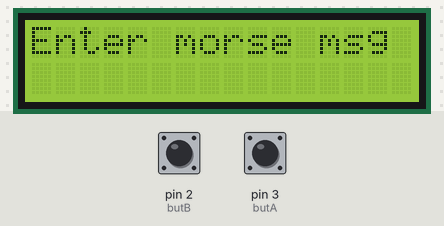
This sketch was run on a simulated Arduino Uno, built with avr-gcc and run on an emulated ATmega328P. On the bench: 16×2 character LCD. The inputs (shaded band) are chosen by the test bench; at power-on: pin 2 (butB) LOW, pin 3 (butA) LOW.

Above: at 0.1 s.
5.7 s: pin 2 (butB) pulled HIGH for 0.15 s
At 6.3 s:
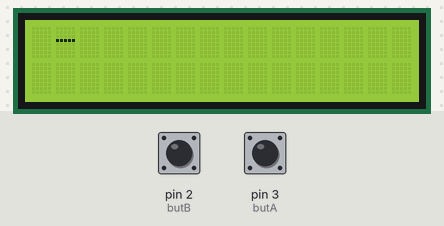
8.8 s: pin 3 (butA) pulled HIGH for 0.15 s
At 11.4 s:
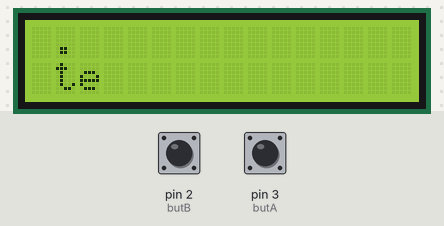
11.9 s: pin 2 (butB) pulled HIGH for 1 s
At 15.0 s:
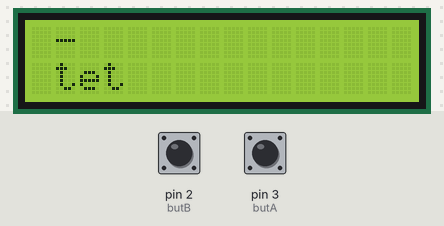
15.9 s: pin 3 (butA) pulled HIGH for 1 s
At 19.3 s:
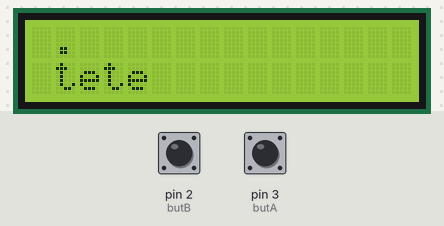
19.9 s: pin 2 (butB) pulled HIGH for 0.15 s
At 22.4 s:
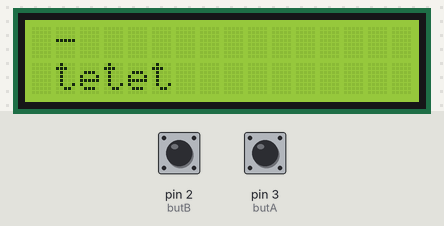
23.0 s: pin 3 (butA) pulled HIGH for 0.15 s
At 26.0 s:
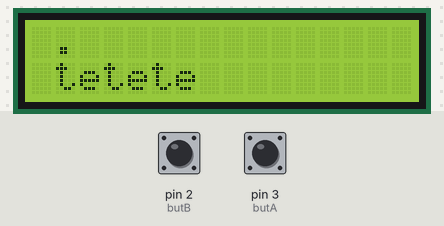
Timing chart, 0 to 27.5 s (numbered marks = the images above; inputs shaded):
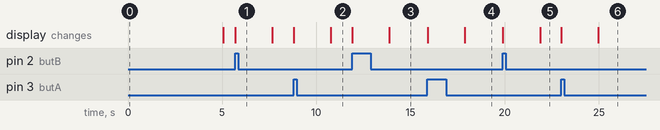

The sketch:

morseToEng.ino
```cpp
// include the library code:
#include <LiquidCrystal.h>

// initialize the library with the numbers of the interface pins
LiquidCrystal lcd(13, 12, 7, 6, 5, 4);
String text = " ";
int butA = 3;
int butB = 2;
int counter = 0;
String letter = " ";

void setup() {
  // set up the LCD's number of columns and rows:
  lcd.begin(16, 2);
  // Print a message to the LCD.
  lcd.print("Enter morse msg");
  pinMode(butA, INPUT);
  pinMode(butB, INPUT);
  attachInterrupt(1, dot, RISING);
  attachInterrupt(0, dash, RISING);
}

void loop() {
  delay(100);
  counter++;
  if(counter == 20){
    translate();
  }
  else if(counter == 50){
    send();
  }
}

void dot()
{
  lcd.clear();
  letter += ".";
  lcd.print(letter);
  counter = 0;
}

void dash()
{
  lcd.clear();
  letter += "-";
  lcd.print(letter);
  counter = 0;
}

// IRVIN DO THIS PART
void translate()
{
  //A
  if (letter == " .-"){
    text += "a";
  }

  //B
  if (letter == " -..."){
    text += "b";
  }

  //C
  if (letter == " -.-."){
    text += "c";
  }

  //D
  if (letter == " -.."){
    text += "d";
  }

  //E
  if (letter == " ."){
    text += "e";
  }

  //F
  if (letter == " ..-."){
    text += "f";
  }

  //G
  if (letter == " --."){
    text += "g";
  }

  //H
  if (letter == " ...."){
    text += "h";
  }

  //I
  if (letter == " .."){
    text += "i";
  }

  //J
  if (letter == " .---"){
    text += "j";
  }

  //K
  if (letter == " -.-"){
    text += "k";
  }

  //L
  if (letter == " .-.."){
    text += "l";
  }

  //M
  if (letter == " --"){
    text += "m";
  }

  //N
  if (letter == " -."){
    text += "n";
  }

  //O
  if (letter == " ---"){
    text += "o";
  }

  //P
  if (letter == " .--."){
    text += "p";
  }

  //Q
  if (letter == " --.-"){
    text += "q";
  }

  //R
  if (letter == " .-."){
    text += "r";
  }

  //S
  if (letter == " ..."){
    text += "s";
  }

  //T
  if (letter == " -"){
    text += "t";
  }

  //U
  if (letter == " ..-"){
    text += "u";
  }

  //V
  if (letter == " ...-"){
    text += "v";
  }

  //W
  if (letter == " .--"){
    text += "w";
  }

  //X
  if (letter == " -..-"){
    text += "x";
  }

  //y
  if (letter == " -.--"){
    text += "y";
  }

  //Z
  if (letter == " --.."){
    text += "z";
  }

  //1
  if (letter == " .----"){
    text += "1";
  }

  //2
  if (letter == " ..---"){
    text += "2";
  }

  //3
  if (letter == " ...--"){
    text += "3";
  }

  //4
  if (letter == " ....-"){
    text += "4";
  }

  //5
  if (letter == " ....."){
    text += "5";
  }

  //6
  if (letter == " -...."){
    text += "6";
  }

  //7
  if (letter == " --..."){
    text += "7";
  }

  //8
  if (letter == " ---.."){
    text += "8";
  }

  //9
  if (letter == " ----."){
    text += "9";
  }

  //0
  if (letter == " -----"){
    text += "";
  }

  //.
  if (letter == " .-.-.-"){
    text += ".";
  }

  //,
  if (letter == " --..--"){
    text += ",";
  }

  //?
  if (letter == " ..--.."){
    text += "?";
  }
  lcd.setCursor(0,1);
  lcd.print(text);
  letter = " ";
}

void send()
{
  lcd.clear();
  lcd.print(text);
  text = " ";
  letter = " ";
}
```

Measured:
- after the input at 5.7 s, the display: changes at once (image 1)
- after the input at 8.8 s, the display: first changes at once (image 2 shows a later state)
- after the input at 11.9 s, the display: first changes at once (image 3 shows a later state)
- after the input at 15.9 s, the display: first changes at once (image 4 shows a later state)
- after the input at 19.9 s, the display: first changes at once (image 5 shows a later state)
- after the input at 23.0 s, the display: first changes at once (image 6 shows a later state)
